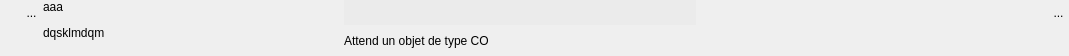
<?xml version="1.0" encoding="UTF-8"?>
<ui version="4.0">
 <class>WidgetUniqueSDCO</class>
 <widget class="QWidget" name="WidgetUniqueSDCO">
  <property name="geometry">
   <rect>
    <x>0</x>
    <y>0</y>
    <width>1069</width>
    <height>56</height>
   </rect>
  </property>
  <property name="sizePolicy">
   <sizepolicy hsizetype="Preferred" vsizetype="Preferred">
    <horstretch>0</horstretch>
    <verstretch>0</verstretch>
   </sizepolicy>
  </property>
  <property name="minimumSize">
   <size>
    <width>0</width>
    <height>0</height>
   </size>
  </property>
  <property name="windowTitle">
   <string>Form</string>
  </property>
  <layout class="QHBoxLayout" name="horizontalLayout">
   <property name="spacing">
    <number>1</number>
   </property>
   <property name="margin">
    <number>0</number>
   </property>
   <item>
    <layout class="QVBoxLayout" name="verticalLayout_2">
     <property name="spacing">
      <number>0</number>
     </property>
     <item>
      <layout class="QHBoxLayout" name="horizontalLayout_3">
       <property name="spacing">
        <number>0</number>
       </property>
       <property name="sizeConstraint">
        <enum>QLayout::SetFixedSize</enum>
       </property>
       <item>
        <spacer name="horizontalSpacer_3">
         <property name="orientation">
          <enum>Qt::Horizontal</enum>
         </property>
         <property name="sizeType">
          <enum>QSizePolicy::Fixed</enum>
         </property>
         <property name="sizeHint" stdset="0">
          <size>
           <width>21</width>
           <height>20</height>
          </size>
         </property>
        </spacer>
       </item>
       <item>
        <widget class="MonBoutonValide" name="RBValide">
         <property name="minimumSize">
          <size>
           <width>21</width>
           <height>25</height>
          </size>
         </property>
         <property name="maximumSize">
          <size>
           <width>21</width>
           <height>25</height>
          </size>
         </property>
         <property name="focusPolicy">
          <enum>Qt::ClickFocus</enum>
         </property>
         <property name="toolTip">
          <string>Affiche le rapport de validation du mot-clef</string>
         </property>
         <property name="styleSheet">
          <string notr="true">border : 0px</string>
         </property>
         <property name="text">
          <string>...</string>
         </property>
         <property name="icon">
          <iconset>
           <normaloff>../Editeur/icons/ast-green-ball.png</normaloff>../Editeur/icons/ast-green-ball.png</iconset>
         </property>
         <property name="iconSize">
          <size>
           <width>25</width>
           <height>25</height>
          </size>
         </property>
        </widget>
       </item>
      </layout>
     </item>
     <item>
      <spacer name="verticalSpacer_2">
       <property name="orientation">
        <enum>Qt::Vertical</enum>
       </property>
       <property name="sizeHint" stdset="0">
        <size>
         <width>20</width>
         <height>2</height>
        </size>
       </property>
      </spacer>
     </item>
    </layout>
   </item>
   <item>
    <widget class="MonLabelClic" name="label">
     <property name="sizePolicy">
      <sizepolicy hsizetype="Fixed" vsizetype="Preferred">
       <horstretch>0</horstretch>
       <verstretch>0</verstretch>
      </sizepolicy>
     </property>
     <property name="minimumSize">
      <size>
       <width>300</width>
       <height>25</height>
      </size>
     </property>
     <property name="maximumSize">
      <size>
       <width>178</width>
       <height>16777215</height>
      </size>
     </property>
     <property name="frameShape">
      <enum>QFrame::NoFrame</enum>
     </property>
     <property name="text">
      <string>&lt;html&gt;&lt;head/&gt;&lt;body&gt;&lt;p&gt;aaa&lt;/p&gt;&lt;p&gt;dqsklmdqm&lt;/p&gt;&lt;/body&gt;&lt;/html&gt;</string>
     </property>
     <property name="scaledContents">
      <bool>false</bool>
     </property>
     <property name="alignment">
      <set>Qt::AlignLeading|Qt::AlignLeft|Qt::AlignTop</set>
     </property>
    </widget>
   </item>
   <item>
    <layout class="QVBoxLayout" name="verticalLayout">
     <property name="spacing">
      <number>0</number>
     </property>
     <item>
      <widget class="QLineEdit" name="LESDCO">
       <property name="minimumSize">
        <size>
         <width>0</width>
         <height>25</height>
        </size>
       </property>
       <property name="maximumSize">
        <size>
         <width>805</width>
         <height>16777215</height>
        </size>
       </property>
       <property name="styleSheet">
        <string notr="true">background:rgb(235,235,235);
border:0px;</string>
       </property>
      </widget>
     </item>
     <item>
      <widget class="QLabel" name="label_2">
       <property name="text">
        <string>Attend un objet de type CO </string>
       </property>
      </widget>
     </item>
    </layout>
   </item>
   <item>
    <spacer name="horizontalSpacer_2">
     <property name="orientation">
      <enum>Qt::Horizontal</enum>
     </property>
     <property name="sizeType">
      <enum>QSizePolicy::MinimumExpanding</enum>
     </property>
     <property name="sizeHint" stdset="0">
      <size>
       <width>79</width>
       <height>17</height>
      </size>
     </property>
    </spacer>
   </item>
   <item>
    <layout class="QVBoxLayout" name="verticalLayout_3">
     <item>
      <widget class="QToolButton" name="RBPoubelle">
       <property name="minimumSize">
        <size>
         <width>21</width>
         <height>25</height>
        </size>
       </property>
       <property name="maximumSize">
        <size>
         <width>21</width>
         <height>25</height>
        </size>
       </property>
       <property name="focusPolicy">
        <enum>Qt::ClickFocus</enum>
       </property>
       <property name="toolTip">
        <string>Détruit le mot-clef</string>
       </property>
       <property name="styleSheet">
        <string notr="true">border : 0px</string>
       </property>
       <property name="text">
        <string>...</string>
       </property>
       <property name="icon">
        <iconset>
         <normaloff>../Editeur/icons/deleteRond.png</normaloff>../Editeur/icons/deleteRond.png</iconset>
       </property>
       <property name="iconSize">
        <size>
         <width>25</width>
         <height>25</height>
        </size>
       </property>
      </widget>
     </item>
     <item>
      <spacer name="verticalSpacer">
       <property name="orientation">
        <enum>Qt::Vertical</enum>
       </property>
       <property name="sizeHint" stdset="0">
        <size>
         <width>20</width>
         <height>2</height>
        </size>
       </property>
      </spacer>
     </item>
    </layout>
   </item>
  </layout>
 </widget>
 <customwidgets>
  <customwidget>
   <class>MonBoutonValide</class>
   <extends>QToolButton</extends>
   <header>InterfaceGUI.QT5.monBoutonValide.h</header>
  </customwidget>
  <customwidget>
   <class>MonLabelClic</class>
   <extends>QLabel</extends>
   <header>InterfaceGUI.QT5.monLabelClic.h</header>
  </customwidget>
 </customwidgets>
 <tabstops>
  <tabstop>LESDCO</tabstop>
 </tabstops>
 <resources/>
 <connections/>
</ui>
